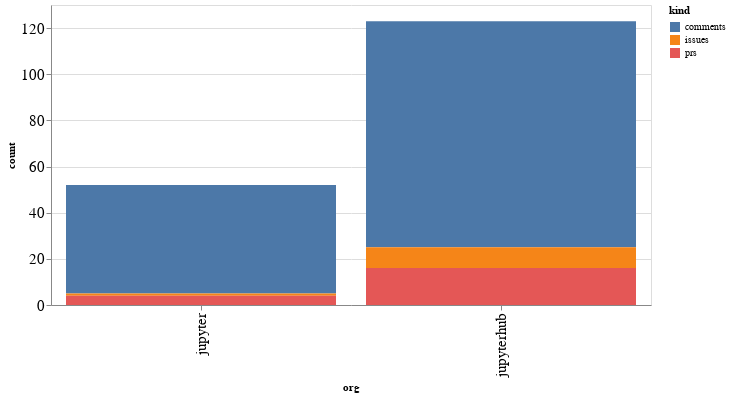

The notebook cell this image was saved under:
### Code cell
alt.Chart(org_summaries, width=600).mark_bar().encode(
    x='org',
    y='count',
    color='kind',
    tooltip="org"
)

### Figure 1 — Vega-Lite specification as saved in the notebook (floating-point values rounded to 4 significant figures)
{"config": {"axisLeft": {"labelFontSize": 15}, "axisBottom": {"labelFontSize": 15}}, "data": {"name": "data-7b76db0d35be3c9a88a2386d20af3d97"}, "mark": "bar", "encoding": {"color": {"type": "nominal", "field": "kind"}, "tooltip": {"type": "nominal", "field": "org"}, "x": {"type": "nominal", "field": "org"}, "y": {"type": "quantitative", "field": "count"}}, "width": 600, "$schema": "https://vega.github.io/schema/vega-lite/v4.8.1.json", "datasets": {"data-7b76db0d35be3c9a88a2386d20af3d97": [{"org": "jupyter", "kind": "comments", "count": 47}, {"org": "jupyter", "kind": "issues", "count": 1}, {"org": "jupyter", "kind": "prs", "count": 4}, {"org": "jupyterhub", "kind": "comments", "count": 98}, {"org": "jupyterhub", "kind": "issues", "count": 9}, {"org": "jupyterhub", "kind": "prs", "count": 16}]}}
